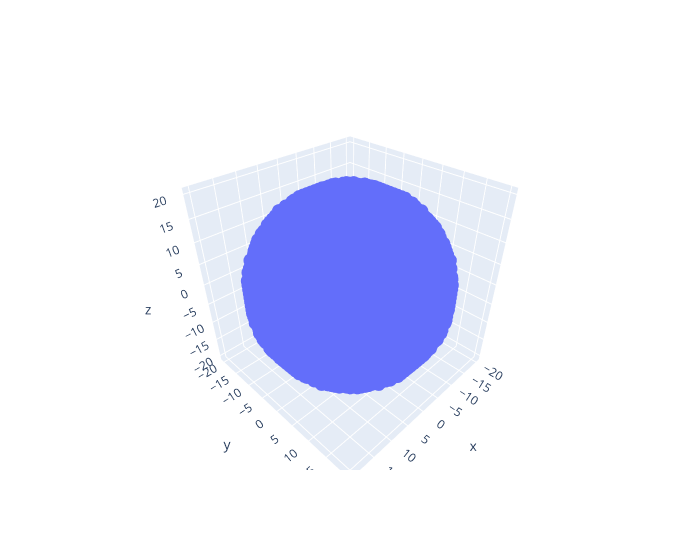

Notebook source saved alongside this figure:
### Code cell
## visualize
def see_voxels(voxel_grid):
    points = voxel_grid.points
    fig=go.Figure(
        data=[go.Scatter3d(
            x=points[:, 0],
            y=points[:, 1],
            z=points[:, 2]
            )]
    )

    fig.update_layout(
        scene=dict(
            aspectmode="data",
        ),
        width=700,
        height=550
    )

    fig.show()

see_voxels(voxel_grid)

### Figure 1 — Plotly figure (JSON) as saved in the notebook; plotly's stock layout.template omitted (floating-point values rounded to 4 significant figures; data arrays with more than 128 entries replaced by an {"elided": "..."} marker saying what was removed)
{"data": [{"type": "scatter3d", "x": {"elided": "36521 float values"}, "y": {"elided": "36521 float values"}, "z": {"elided": "36521 float values"}}], "layout": {"height": 550, "scene": {"aspectmode": "data"}, "width": 700}}
